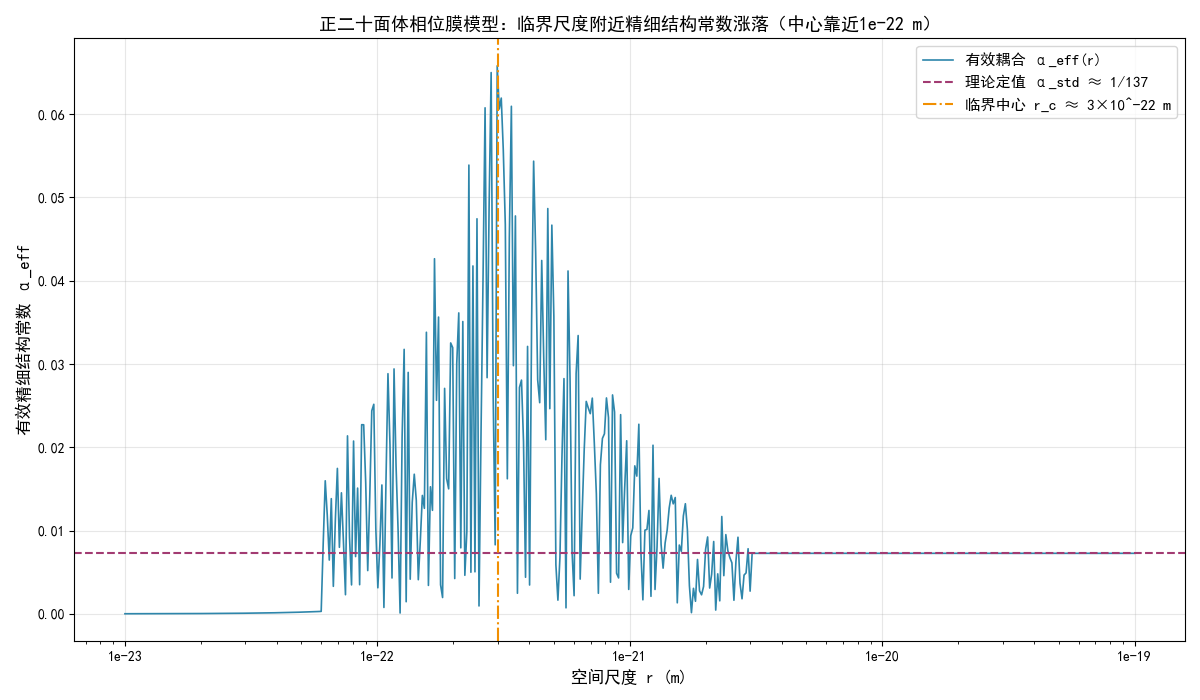

This chart was generated by the following Python code:
import math
import numpy as np
import matplotlib.pyplot as plt
from matplotlib.ticker import ScalarFormatter

# ========== 彻底解决所有乱码问题 ==========
plt.rcParams['font.sans-serif'] = ['SimHei', 'Microsoft YaHei']
plt.rcParams['axes.unicode_minus'] = False
plt.rcParams['mathtext.fontset'] = 'cm'  # 强制用CM字体渲染公式

# ====================== 1. 论文几何基础参数 ======================
alpha_exp = 1 / 137.036

# 正二十面体结构参数
edge_num = 30
G = 5 * (1.0 / edge_num) * (1.0 / (4 * math.pi))
sin_theta12 = math.sqrt(3.0 / 10.0)
alpha_std = sin_theta12 * G

# 临界尺度（靠近10^-22 m）
r_critical = 3e-22
k_max = 10

# ====================== 2. 临界区有效α计算公式 ======================
def alpha_effective(r, rc=r_critical, alpha0=alpha_std, k=k_max):
    log_r = math.log10(r)
    log_rc = math.log10(rc)
    distance = abs(log_r - log_rc)
    
    rc_min = rc * 0.2
    rc_max = rc * 10

    if r > rc_max:
        return alpha0
    elif r > rc_min and r < rc_max:
        max_fluct = k * math.exp(-distance / 0.5)
        fluct = np.random.uniform(0, max_fluct)
        return fluct * alpha0
    else:
        ratio = r / rc
        return alpha0 * (ratio ** 2)

# ====================== 3. 批量计算 + 绘图（纯文本版） ======================
def calc_alpha_near_rc():
    r_list = np.logspace(-23, -19, 500)
    alpha_list = [alpha_effective(r) for r in r_list]
    
    # 打印关键数值
    print("=" * 65)
    print(f"理论标准α: {alpha_std:.8f}, 1/α: {1/alpha_std:.6f}")
    print(f"实验值α: {alpha_exp:.8f}, 1/α: {1/alpha_exp:.6f}")
    print(f"临界尺度: {r_critical:.2e} m (10^-22 ~ 10^-21之间，偏左)")
    print("=" * 65)

    # 绘图
    fig, ax = plt.subplots(figsize=(12,7))
    ax.semilogx(r_list, alpha_list, color='#2E86AB', linewidth=1.2, label='有效耦合 α_eff(r)')
    ax.axhline(y=alpha_std, color='#A23B72', linestyle='--', linewidth=1.5, label='理论定值 α_std ≈ 1/137')
    ax.axvline(x=r_critical, color='#F18F01', linestyle='-.', linewidth=1.5, label='临界中心 r_c ≈ 3×10^-22 m')
    
    # 强制X轴用普通文本显示，不使用科学计数法上标
    ax.xaxis.set_major_formatter(ScalarFormatter())
    ax.set_xticks([1e-23, 1e-22, 1e-21, 1e-20, 1e-19])
    ax.set_xticklabels(['1e-23', '1e-22', '1e-21', '1e-20', '1e-19'])
    
    ax.set_xlabel("空间尺度 r (m)", fontsize=12)
    ax.set_ylabel("有效精细结构常数 α_eff", fontsize=12)
    ax.set_title("正二十面体相位膜模型：临界尺度附近精细结构常数涨落（中心靠近1e-22 m）", fontsize=13)
    ax.grid(True, alpha=0.3)
    ax.legend(fontsize=11)
    plt.tight_layout()
    plt.show()

if __name__ == "__main__":
    calc_alpha_near_rc()
    
